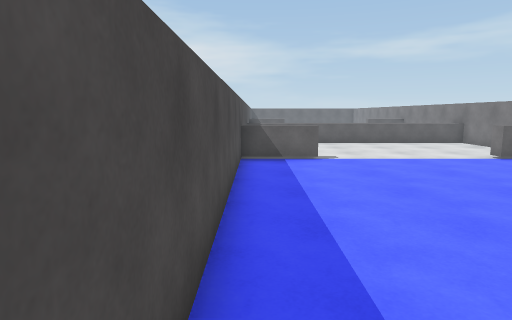
view 1 (above)

12 first-person views from a walk through a Unity game level. The camera is 1.5 m above the floor, tilts 8° down and sees 75° across. The floor is counted in squares, 1 m on a side. Each view is taken from the middle of a square. On the plan, view 1 faces up. The plan holds only what a view shows up to about 15 squares ahead; the rest is blank. The place goes on beyond the plan. The player character is not drawn.

view 2
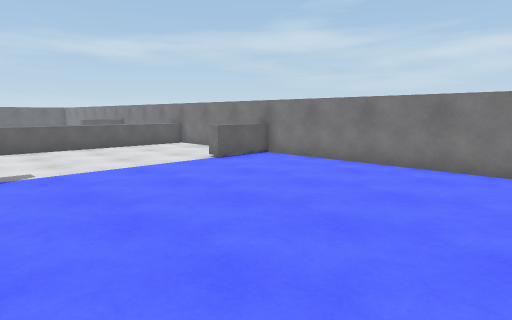

view 3
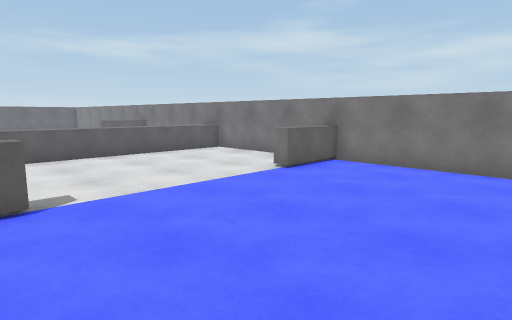

view 4
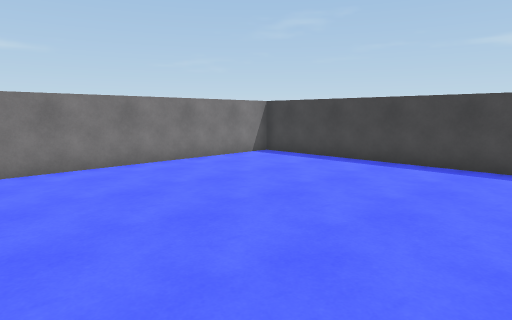

view 5
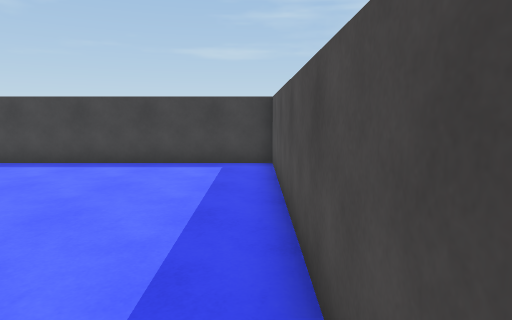

view 6
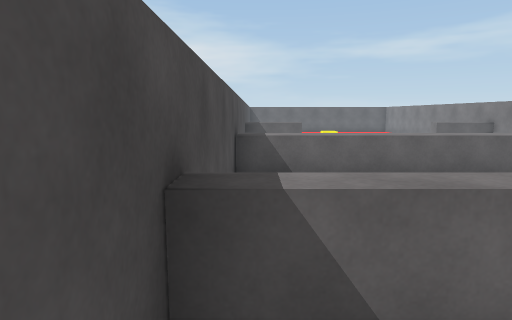

view 7
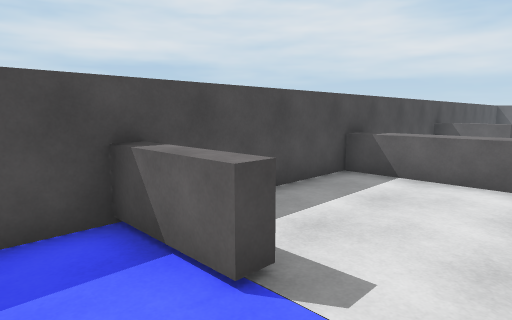

view 8
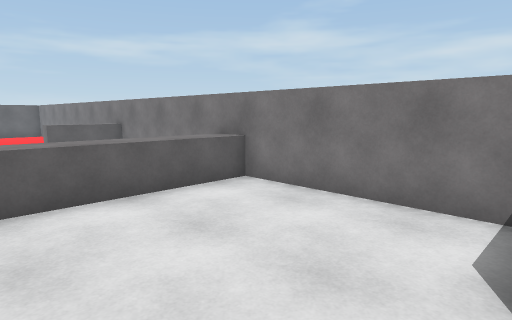

view 9
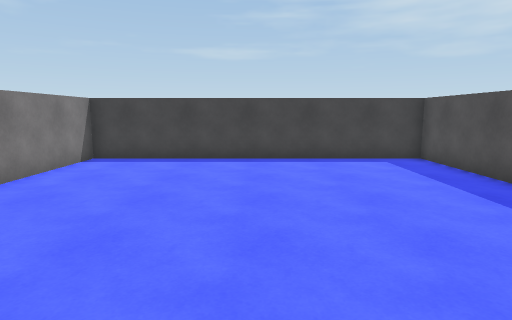

view 10
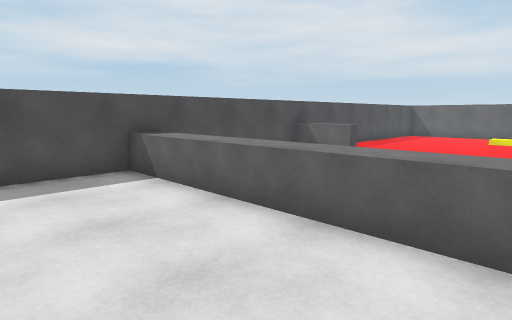

view 11
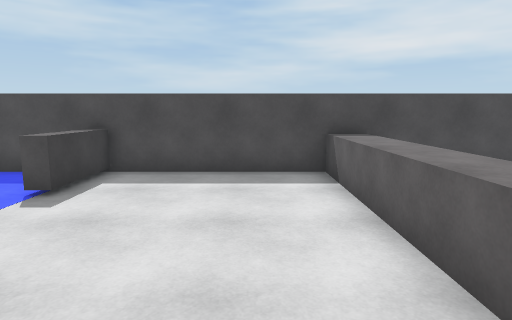

view 12
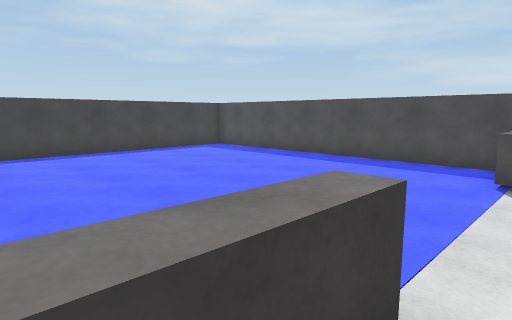

### Floor plan
Key: @ floor where view 1 was taken; # wall or solid block; . floor; ^ raised ledge.
Columns run from 1 left of view 1 to 11 right of it. Each row starts with its distance up from view 1.
 19 ##          #
 18 #^^^^^^^^^^^#
 17 #^^^^^^^^^^^#
 16 #...........#
 15 #...........#
 14 #...........#
 13 #...........#
 12 #...........#
 11 #^^^.....^^^#
 10 #...........#
  9 #...........#
  8 #...........#
  7 #...........#
  6 #...........#
  5 #...........#
  4 #...........#
  3 #...........#
  2 #...........#
  1 #...........#
  0 #@..........#
 -1 #############

Positions as (right, up) in squares from view 1, and headings:
1: (0, 0), facing up
2: (1, 2), facing up-right
3: (1, 5), facing up-right
4: (1, 9), facing down-right
5: (0, 9), facing down
6: (0, 9), facing up
7: (4, 9), facing up-left
8: (5, 11), facing up-right
9: (5, 10), facing down
10: (8, 13), facing up-left
11: (8, 15), facing left
12: (10, 12), facing down-left
